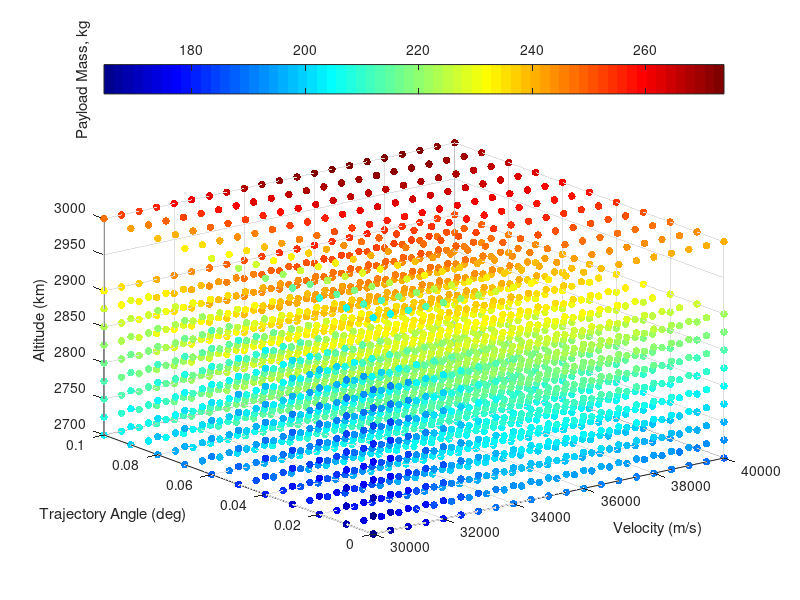
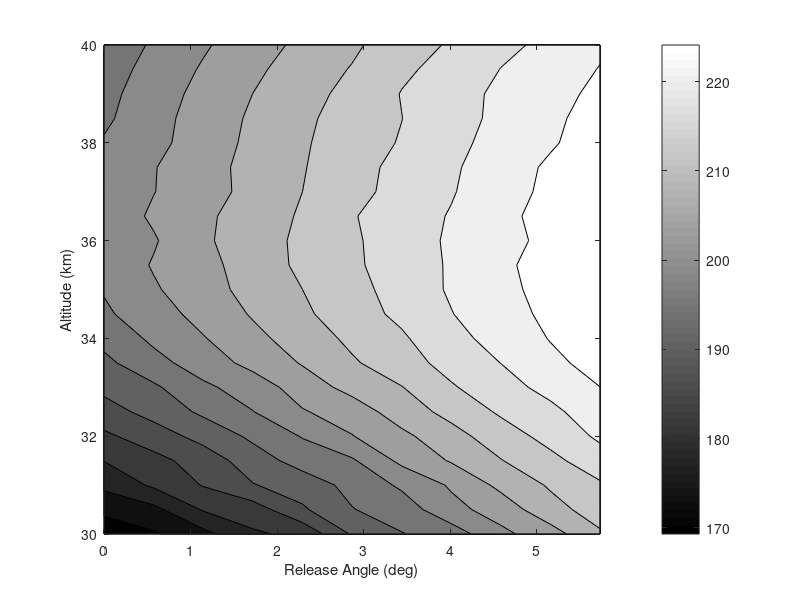

MATLAB code to generate these figures, in order: (Note: this script raises an error after producing the figures.)
% visualising third stage cost results
clear all
ThirdStageData = sortrows(dlmread('thirdstageforvis.dat'));
Atmosphere = dlmread('atmosphere.txt');
% map = [0, 0, 0
%     0, 0, 0
%     .0, 0, 0
%     .2, 0, 0
%     .6, 0, 0.0
%     1.0, 0, 0];
% colormap(map)




colormap jet
scatter3(ThirdStageData(:,3),ThirdStageData(:,4),ThirdStageData(:,5),30,ThirdStageData(:,6), 'filled')

ylabel('Trajectory Angle (deg)')
xlabel('Velocity (m/s)')
zlabel('Altitude (km)')
c=colorbar('northoutside');
ylabel(c,'Payload Mass, kg')



% [Alt,Angle,Vel,Payload] = thirdstagemanipulation('thirdstage.dat');
% 
% [meshAlt,meshAngle,meshVel] = meshgrid(Alt,Angle,Vel);
% 
% for i = 1:length(Alt)
%     for j = 1:length(Angle)
%         for k = 1: length(Vel)
%             meshPayload(j,i,k) = interp3(meshAlt,meshAngle,meshVel,Payload,Alt(i),Angle(j),Vel(k));
% 
%         end
%     end
% end

[meshAlt,meshAngle,meshVel] = meshgrid(unique(ThirdStageData(:,3)),unique(ThirdStageData(:,4)),unique(ThirdStageData(:,5)));
meshPayload = permute(reshape(ThirdStageData(:,6),[length(unique(ThirdStageData(:,5))),length(unique(ThirdStageData(:,4))),length(unique(ThirdStageData(:,3)))]),[2 3 1]);

% 
% figure(2)
% ax1 = subplot(2,2,1);
% colormap(gray)
% C = contourf(meshAngle(:,:,1),meshAlt(:,:,1)/1000,meshPayload(:,:,1),13)
% 
% xlabel('Trajectory Angle (deg)')
% ylabel('Altitude (km)')
% title('2800 m/s')
% 
% 
% ax2 = subplot(2,2,2);
% colormap(gray)
% C = contourf(meshAngle(:,:,3),meshAlt(:,:,3)/1000,meshPayload(:,:,3),13)
% 
% xlabel('Trajectory Angle (deg)')
% ylabel('Altitude (km)')
% 
% title('2850 m/s')
% 
% ax3 = subplot(2,2,3);
% colormap(gray)
% C = contourf(meshAngle(:,:,5),meshAlt(:,:,5)/1000,meshPayload(:,:,5),13)
% 
% xlabel('Trajectory Angle (deg)')
% ylabel('Altitude (km)')
% 
% title('2900 m/s')
% 



% ax4 = subplot(2,2,4);
% colormap(gray)
% C = contourf(meshAngle(:,:,6),meshAlt(:,:,6)/1000,meshPayload3,13)
% c=colorbar('southoutside')
% c.LimitsMode = 'manual'
% c.Limits = [200 320]
% xlabel('Trajectory Angle (deg)')
% ylabel('Altitude (km)')
% ylabel(c,'Payload Mass, kg')
% 
% set([ax1 ax2 ax3 ax4],'clim',[200 320]);


 figure(2)

colormap(gray)
C = contourf(rad2deg(meshAngle(:,:,3)),meshAlt(:,:,3)/1000,meshPayload(:,:,3),13)

xlabel('Release Angle (deg)')
ylabel('Altitude (km)')
% title('2750 m/s')
ylim([30 40])
c = colorbar;
c.Label.String = 'Payload (kg)';

% slice(threeDMAT,[1,3,5],[],[])
% colormap hsv


% contourslice(threeDMAT,[1,3,6],[],[],10)



% getting maximum values
[max1,ind1] = max(threeDMAT,[],3);

[max2,ind2] = max(max1,[],2);

ind  = [ind1(ind2),ind2] % this really doesnt tell me much, as it wants very high altitude all the time





% plotting density


figure(4)
plot(Atmosphere(:,1)/1000,  Atmosphere(:,4)),'Color','k','LineWidth',0.8;
xlim([20,40])

xlabel('Altitude (km)')
ylabel('Density (kg/m^3)')


figure(5)

[meshAngle2,meshVel2,meshAlt2] = meshgrid(Angle,Vel,Alt);

colormap(gray)

colormap(flipud(colormap))
hx = slice(meshAngle2,meshVel2,meshAlt2./1000,threeDMAT,[],[2600:100:3000],[])

% [Xq,Yq,Zq] = meshgrid([0:.5:5],[2600:100:3000],[20000:500:40000]);
% threeDMATint = interp3(meshAngle2,meshVel2,meshAlt2,threeDMAT,Xq,Yq,Zq);
% hx = slice(Xq,Yq,Zq/1000,threeDMATint,[],[2600:100:3000],[]);

caxis([220 340]) 
c=colorbar('northoutside')
c.LimitsMode = 'manual'
c.Limits = [180 320]

set(hx, 'EdgeColor', 'none');

% set(hx, 'FaceColor', 'interp'); % use this to smooth
set(hx, 'FaceColor', 'flat');

xlabel('Trajectory Angle (deg)','FontSize',17)
ylabel('Velocity (m/s)','FontSize',17)
zlabel('Altitude (km)','FontSize',17)
ylabel(c,'Payload Mass, kg','FontSize',17)
